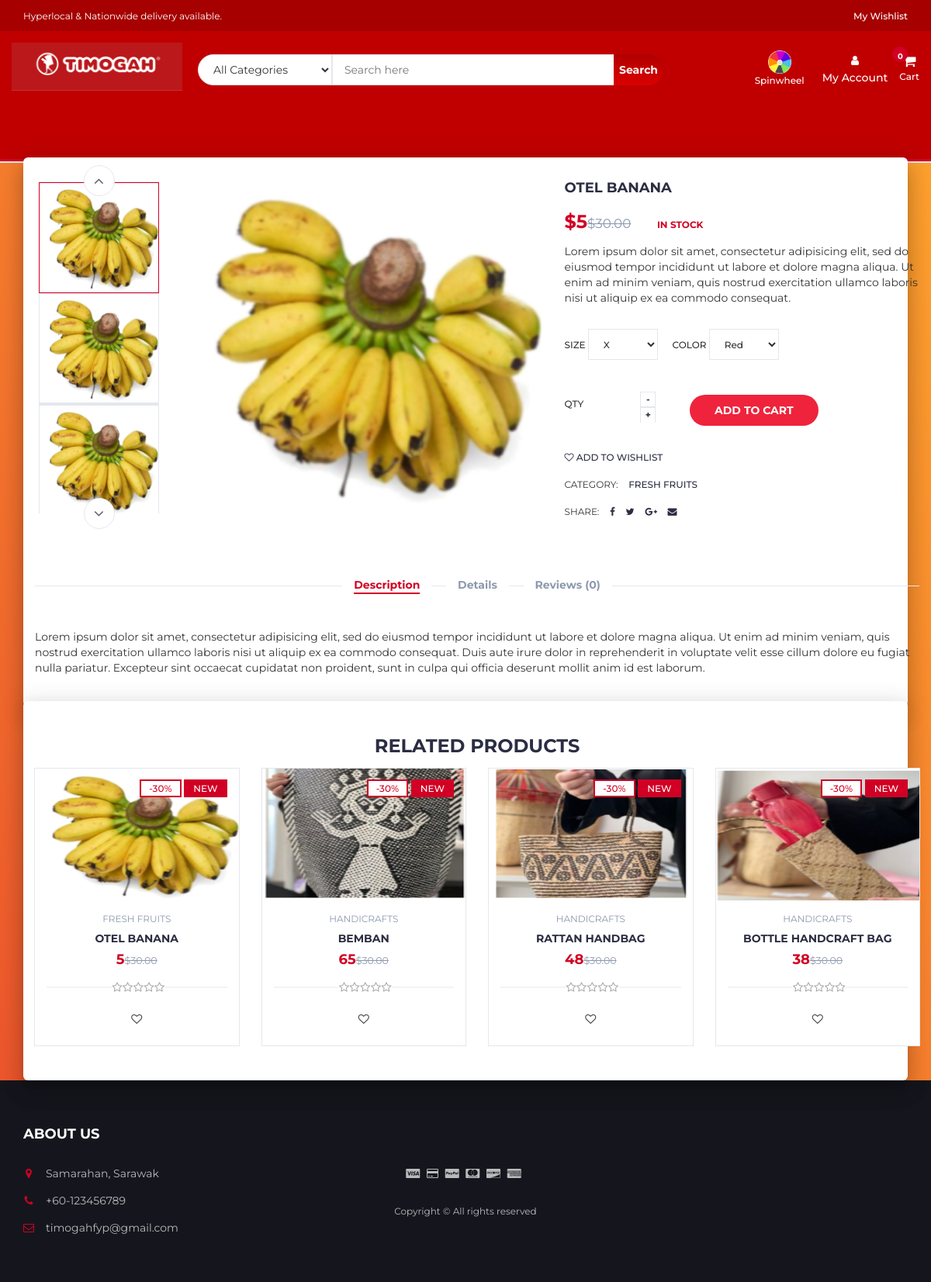
The app's page /product.php?p=5 with its own data.
### tables this page shows
CREATE TABLE `products` (
  `product_id` int(100) NOT NULL,
  `product_cat` int(100) NOT NULL,
  `product_brand` int(100) NOT NULL,
  `product_title` varchar(255) NOT NULL,
  `product_price` int(100) NOT NULL,
  `product_desc` text NOT NULL,
  `product_image` text NOT NULL,
  `product_keywords` text NOT NULL
);

CREATE TABLE `categories` (
  `cat_id` int(100) NOT NULL,
  `cat_title` text NOT NULL
);

### product.php (the view, shortened to what this page needs)
<?php
include "header.php";
?>
		<div class="section main main-raised">
			<div class="container">
				<div class="row">
					<?php
								include 'db.php';
								$product_id = $_GET['p'];
								$sql = " SELECT * FROM products AS P,categories AS C WHERE P.product_cat = C.cat_id  AND P.product_id = '$product_id'";
								$result = mysqli_query($con, $sql);
								if (mysqli_num_rows($result) > 0)
								{
									while($row = mysqli_fetch_assoc($result))
									{
									echo '
                                <div class="col-md-5 col-md-push-2">
                                <div id="product-main-img">
                                    <div class="product-preview">
                                        <img src="product_images/'.$row['product_image'].'" alt="">
                                    </div>
                                    <div class="product-preview">
                                        <img src="product_images/'.$row['product_image'].'" alt="">
                                    </div>
                                    <div class="product-preview">
                                        <img src="product_images/'.$row['product_image'].'" alt="">
                                    </div>
                                    <div class="product-preview">
                                        <img src="product_images/'.$row['product_image'].'" alt="">
                                    </div>
                                </div>
                            </div>
                                <div class="col-md-2  col-md-pull-5">
                                <div id="product-imgs">
                                    <div class="product-preview">
                                        <img src="product_images/'.$row['product_image'].'" alt="">
                                    </div>
                                    <div class="product-preview">
                                        <img src="product_images/'.$row['product_image'].'" alt="">
                                    </div>
                                    <div class="product-preview">
                                        <img src="product_images/'.$row['product_image'].'g" alt="">
                                    </div>
                                    <div class="product-preview">
                                        <img src="product_images/'.$row['product_image'].'" alt="">
                                    </div>
                                </div>
                            </div>
									';
									?>
									<?php
									echo '
							<div class="col-md-5">
								<div class="product-details">
									<h2 class="product-name">'.$row['product_title'].'</h2>
									<div id = "rating_reviews">
									</div>
									<div>
										<h3 class="product-price">$'.$row['product_price'].'<del class="product-old-price">$30.00</del></h3>
										<span class="product-available">In Stock</span>
									</div>
									<p>Lorem ipsum dolor sit amet, consectetur adipisicing elit, sed do eiusmod tempor incididunt ut labore et dolore magna aliqua. Ut enim ad minim veniam, quis nostrud exercitation ullamco laboris nisi ut aliquip ex ea commodo consequat.</p>
									<div class="product-options">
										<label>
											Size
											<select class="input-select">
												<option value="0">X</option>
											</select>
										</label>
										<label>
											Color
											<select class="input-select">
												<option value="0">Red</option>
											</select>
										</label>
									</div>
									<div class="add-to-cart">
										<div class="qty-label">
											Qty
											<div class="input-number">
												<span class="qty-up">+</span>
												<span class="qty-down">-</span>
											</div>
										</div>
										<div class="btn-group" style="margin-left: 25px; margin-top: 15px">
										<button class="add-to-cart-btn" pid="'.$row['product_id'].'"  id="product" ><i class="fa fa-shopping-cart"></i> add to cart</button>
										</div>
									</div>
									<ul class="product-btns">
										<li><a href="#" pid="'.$row['product_id'].'"  id="wishlist" ><i class="fa fa-heart-o"></i> add to wishlist</a></li>
									</ul>
									<ul class="product-links">
										<li>Category:</li>
										<li><a href="#">'.$row["cat_title"].'</a></li>
									</ul>
									<ul class="product-links">
										<li>Share:</li>
										<li><a href="#"><i class="fa fa-facebook"></i></a></li>
										<li><a href="#"><i class="fa fa-twitter"></i></a></li>
										<li><a href="#"><i class="fa fa-google-plus"></i></a></li>
										<li><a href="#"><i class="fa fa-envelope"></i></a></li>
									</ul>
								</div>
							</div>
							';
							}
						}
						?>
					<div class="col-md-12">
						<div id="product-tab">
							<ul class="tab-nav">
								<li class="active"><a data-toggle="tab" href="#tab1">Description</a></li>
								<li><a data-toggle="tab" href="#tab2">Details</a></li>
								<?php
												include 'db.php';
												$product_id = $_GET['p'];
												$product_query = "SELECT COUNT(*) AS count FROM reviews WHERE product_id='$product_id'";
												$run_query = mysqli_query($con,$product_query);
												$row = mysqli_fetch_array($run_query);
												$reviews_count=$row["count"];
												echo '<li><a data-toggle="tab" href="#tab3">Reviews ('.$reviews_count.')</a></li>';
								?>
							</ul>
							<div class="tab-content">
								<div id="tab1" class="tab-pane fade in active">
									<div class="row">
										<div class="col-md-12">
											<p>Lorem ipsum dolor sit amet, consectetur adipisicing elit, sed do eiusmod tempor incididunt ut labore et dolore magna aliqua. Ut enim ad minim veniam, quis nostrud exercitation ullamco laboris nisi ut aliquip ex ea commodo consequat. Duis aute irure dolor in reprehenderit in voluptate velit esse cillum dolore eu fugiat nulla pariatur. Excepteur sint occaecat cupidatat non proident, sunt in culpa qui officia deserunt mollit anim id est laborum.</p>
										</div>
									</div>
								</div>
							</div>
						</div>
					</div>
				</div>
			</div>
		</div>
		<div class="section main main-raised">
			<div class="container">
				<div class="row">
					<div class="col-md-12">
						<div class="section-title text-center">
							<h3 class="title">Related Products</h3>
						</div>
					</div>
								<?php
                    include 'db.php';
								$product_id = $_GET['p'];
					$product_query = "SELECT * FROM products,categories WHERE product_cat=cat_id AND product_id BETWEEN $product_id AND $product_id+3";
                $run_query = mysqli_query($con,$product_query);
                if(mysqli_num_rows($run_query) > 0){
                    while($row = mysqli_fetch_array($run_query)){
                        $pro_id    = $row['product_id'];
                        $pro_title = $row['product_title'];
                        $pro_price = $row['product_price'];
                        $pro_image = $row['product_image'];
                        $cat_name = $row["cat_title"];
                        echo "
                                <div class='col-md-3 col-xs-6'>
								<a href='product.php?p=$pro_id'><div class='product'>
									<div class='product-img'>
										<img src='product_images/$pro_image' style='max-height: 170px;' alt=''>
										<div class='product-label'>
											<span class='sale'>-30%</span>
											<span class='new'>NEW</span>
										</div>
									</div></a>
									<div class='product-body'>
										<p class='product-category'>$cat_name</p>
										<h3 class='product-name header-cart-item-name'><a href='product.php?p=$pro_id'>$pro_title</a></h3>
										<h4 class='product-price header-cart-item-info'>$pro_price<del class='product-old-price'>$30.00</del></h4>
										<div class='product-rating'>";
										$rating_query = "SELECT ROUND(AVG(rating),1) AS avg_rating  FROM reviews WHERE product_id='$pro_id '";
										$run_review_query = mysqli_query($con,$rating_query);
										$review_row = mysqli_fetch_array($run_review_query);
										if($review_row > 0){
											$avg_count=$review_row["avg_rating"];
												$i=1;
												while($i <= 5-round($avg_count)){
													$i++;
													echo'
													<i class="fa fa-star-o empty"></i>';
												}
										}
										echo "</div>
										<div class='product-btns'>
											<button pid='$pro_id' id='wishlist' class='add-to-wishlist'><i class='fa fa-heart-o'></i><span class='tooltipp'>add to wishlist</span></button>
										</div>
									</div>
									<div class='add-to-cart'>
										<button pid='$pro_id' id='product' class='add-to-cart-btn block2-btn-towishlist' href='#'><i class='fa fa-shopping-cart'></i> add to cart</button>
									</div>
								</div>
                                </div>
			";
		}
}
?>
<?php
include "footer.php";
?>

### records on screen
products: product_image (picture), product_title "OTEL BANANA", product_price "5", categories.cat_title "FRESH FRUITS"
products: product_image (picture), categories.cat_title "HANDICRAFTS", product_title "BEMBAN", product_price "65"
products: product_image (picture), categories.cat_title "HANDICRAFTS", product_title "RATTAN HANDBAG", product_price "48"
products: product_image (picture), categories.cat_title "HANDICRAFTS", product_title "BOTTLE HANDCRAFT BAG", product_price "38"

### other values on screen
$reviews_count "0"
